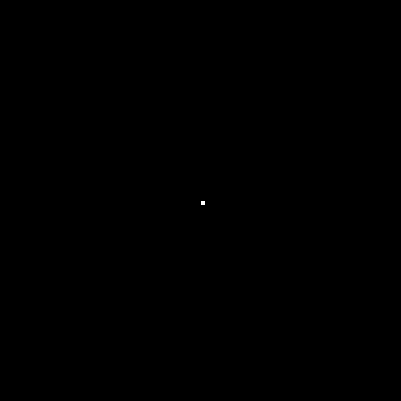
Frame 1 (no input)
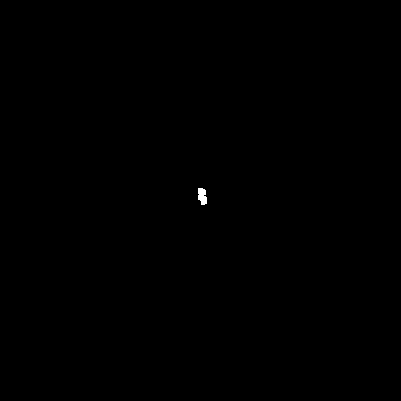
Frame 60 (the mouse pressed at the canvas centre just before this capture)
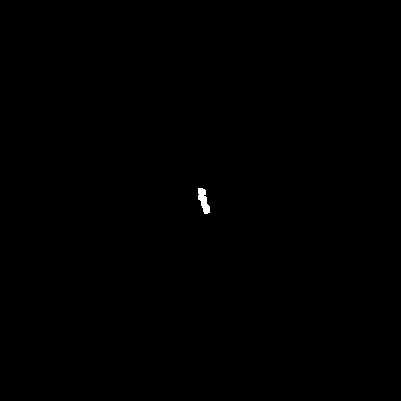
Frame 120 (the mouse held since frame 60 and released just before this capture)

The Processing sketch that drew these frames (run headless with seeded random() and noise(); from frame 60 on, the mouse is pressed at the canvas centre):

// Processing sketch: linear_evolve
// ── linear_evolve.pde
// Color Snake by Edward Loveall
// Just make some square points run around the screen in different colors at random
// Click to reset
// http://www.edwardloveall.com/

int[] position = new int[2];
int b = 0; //Point Bias (for teting)
int framerate = 30; //Framerate... duh

// color arrary
int c1 = 255;
int c2 = 127;
int divs = 4;
color[] c = {
  color(c1, c2, 0), color(c1, 0, c2), color(c2, c1, 0), color(c2, 0, c1), color(0, c2, c1), };

void setup() {
  size(401, 401); //For Prettyness, must be a (multipul of 4)+1
  background(0);
  int o = 1; //overall start bias (for testing)
  position[0] = (width/2)+o;
  position[1] = (height/2)+o;
  framerate = 30;
  stroke(255);
  strokeWeight(1);
}

void draw() {
  frameRate(framerate);
  point(position[0]+b, position[1]+b);

  // X Position in range test and shift
  if (position[0] > 4 && position[0] <= width-4) {
    position [0] += round(random(-1, 1));
  } 
  else {
    if (position[0] > 4) {
      position[0] -= 4;
    } 
    else {
      position[0] += 4;
    }
  }

  // Y Position in range test and shift
  if (position[1] > 4 && position[1] <= height-4) {
    position [1] += round(random(-1, 1));
  } 
  else {
    if (position[1] > 4) {
      position[1] -= 4;
    } 
    else {
      position[1] += 4;
    }
  }

  //White Cursor point to keep track
  fill(255);
  rect(position[0]+b, position[1]+b, 3, 3);
}

// Invokes setup() when mouse is clicked, resetting everything
void mousePressed () {
  setup();
}
